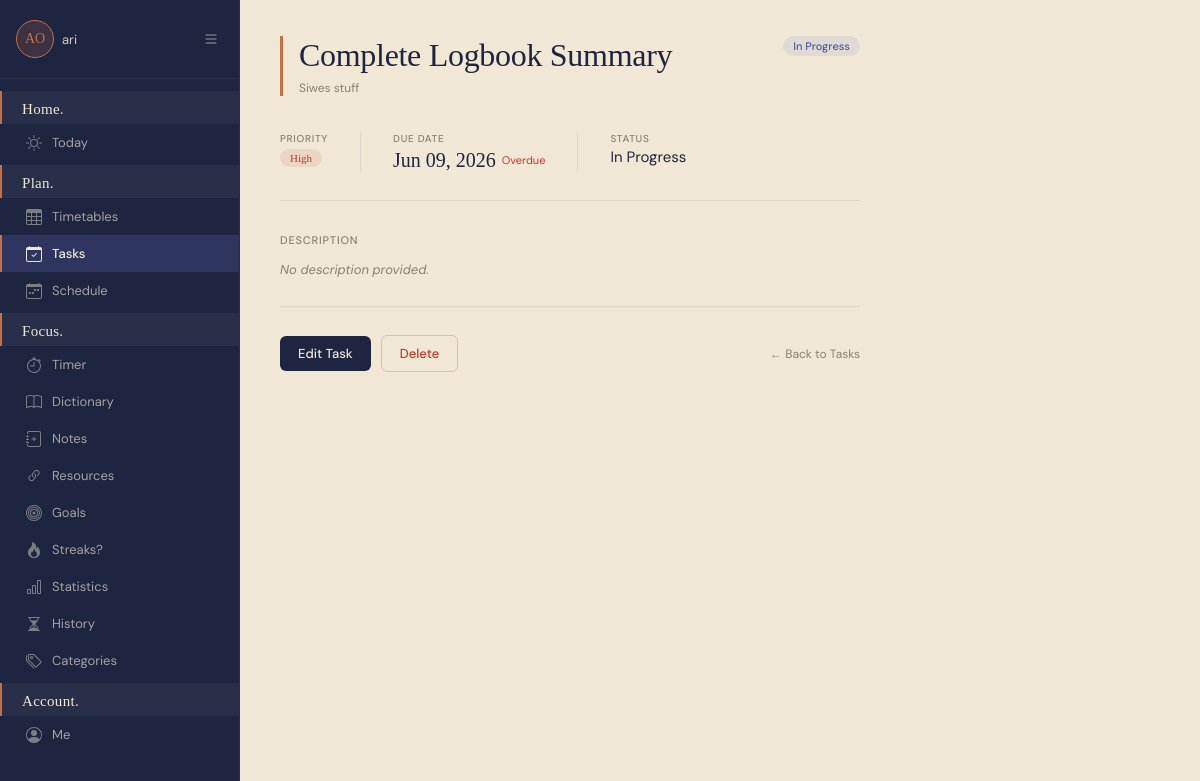
Before: /tasks/item/6/view/ (signed in) with the older database file.
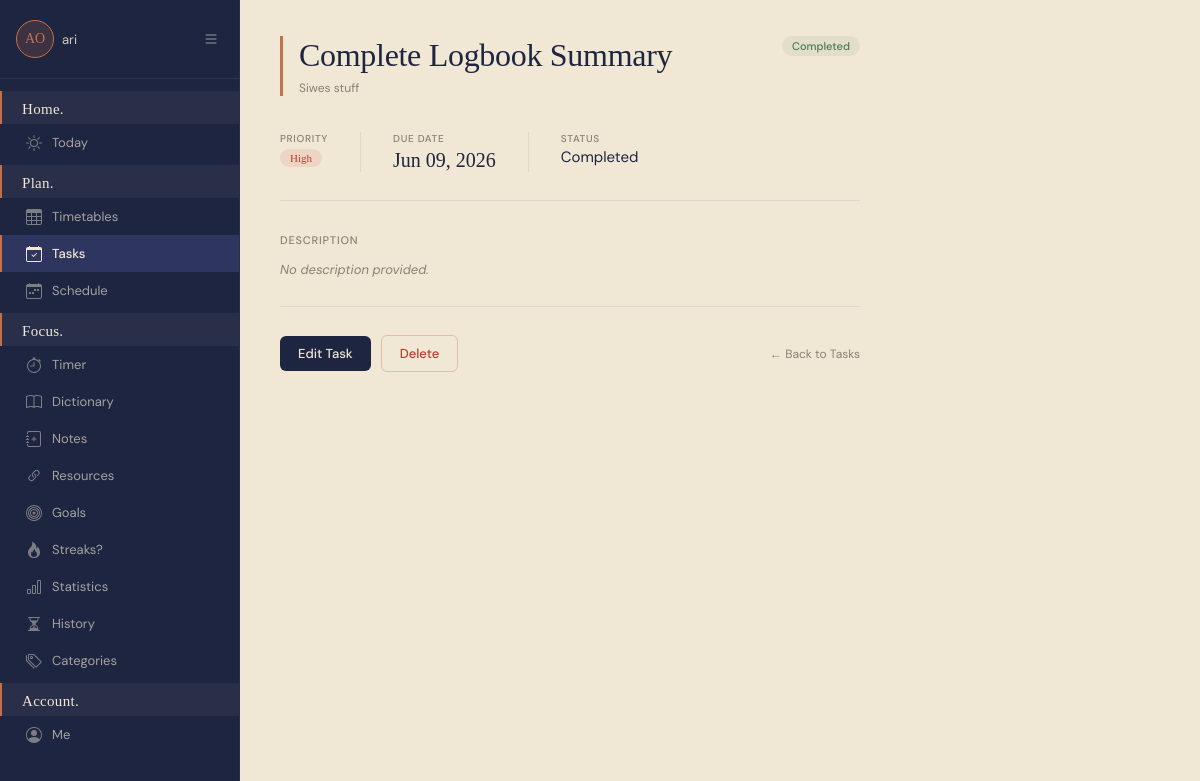
After: the same page with the newer database file.
### planner/models.py (models this page shows, shortened)
class Task(models.Model):
    PRIORITY_CHOICES = [
        ('low', 'Low'),
        ('medium', 'Medium'),
        ('high', 'High'),
    ]
    STATUS_CHOICES = [
        ('not_started', 'Not Started'),
        ('in_progress', 'In Progress'),
        ('completed', 'Completed'),
    ]
    task_board = models.ForeignKey(TaskBoard, on_delete=models.CASCADE, related_name="tasks")
    title = models.CharField(max_length=200)
    description = models.TextField(blank=True, null=True)
    priority = models.CharField(max_length=10, choices=PRIORITY_CHOICES, default='medium')
    status = models.CharField(max_length=20, choices=STATUS_CHOICES, default='not_started')
    is_done = models.BooleanField(default=False)  # Keep for backward compatibility
    due_date = models.DateField(blank=True, null=True)

class TaskBoard(models.Model):
    user = models.ForeignKey(User, on_delete=models.CASCADE)
    name = models.CharField(max_length=100)
    created_at = models.DateTimeField(auto_now_add=True)

### planner/views/task_views.py (the view)
# urls.py: path('tasks/item/<int:task_id>/view/', views.view_task, name='view_task'),
@login_required(login_url='planner:login')
def view_task(request, task_id):
    task = get_object_or_404(Task, id=task_id, task_board__user=request.user)
    return render(request, 'view_task.html', {
        'item': task,
        'today': timezone.now().date(),
    })

### planner/templates/view_task.html (shortened to what this page needs)
{% extends 'base.html' %}
{% block nav_tasks %}active{% endblock %}
{% block content %}
<div class="item-page">
    <div class="item-header">
        <div>
            <h1 class="item-title">{{ item.title }}</h1>
            <p class="item-schedule-name">{{ item.task_board.name }}</p>
        </div>
        {% if item.status == 'completed' %}
            <span class="badge badge-done">Completed</span>
        {% elif item.status == 'in_progress' %}
            <span class="badge badge-progress">In Progress</span>
        {% else %}
            <span class="badge badge-pending">Not Started</span>
        {% endif %}
    </div>
    <div class="item-meta-strip">
        <div class="item-meta">
            <span class="item-meta-label">Priority</span>
            <span class="item-meta-value">
                {% if item.priority == 'high' %}
                    <span class="badge badge-high">High</span>
                {% elif item.priority == 'medium' %}
                    <span class="badge badge-medium">Medium</span>
                {% else %}
                    <span class="badge badge-low">Low</span>
                {% endif %}
            </span>
        </div>
        <div class="item-meta">
            <span class="item-meta-label">Due Date</span>
            <span class="item-meta-value">
                {% if item.due_date %}
                    {{ item.due_date|date:"M d, Y" }}
                    {% if item.due_date < today and not item.is_done %}
                        <span style="font-size:11px; color:#c0392b; font-family:'DM Sans',sans-serif; font-weight:400;">Overdue</span>
                    {% endif %}
                {% else %}
                    <span style="color: var(--text-muted); font-size:14px; font-family:'DM Sans',sans-serif;">No due date</span>
                {% endif %}
            </span>
        </div>
        <div class="item-meta">
            <span class="item-meta-label">Status</span>
            <span class="item-meta-value" style="font-size:15px; font-family:'DM Sans',sans-serif; font-weight:400;">
                {{ item.get_status_display }}
            </span>
        </div>
    </div>
    <span class="item-desc-label">Description</span>
    {% if item.description %}
        <div class="item-desc-text">{{ item.description|linebreaks }}</div>
    {% else %}
        <p class="item-desc-empty">No description provided.</p>
    {% endif %}
    <div class="item-actions">
        <a href="{% url 'planner:edit_task' item.id %}" class="btn btn-primary">Edit Task</a>
        <a href="{% url 'planner:delete_task' item.id %}" class="btn btn-danger">Delete</a>
        <a href="{% url 'planner:task_board' item.task_board.id %}" class="item-back">← Back to Tasks</a>
    </div>
</div>
{% endblock %}

Changed rows visible on the page:
changed Task "Complete Logbook Summary": status "In Progress" → "Completed"; is_done False → True (drawn)
Other visible differences:
text no longer shown: "In Progress Overdue"
text now shown: "Completed"
